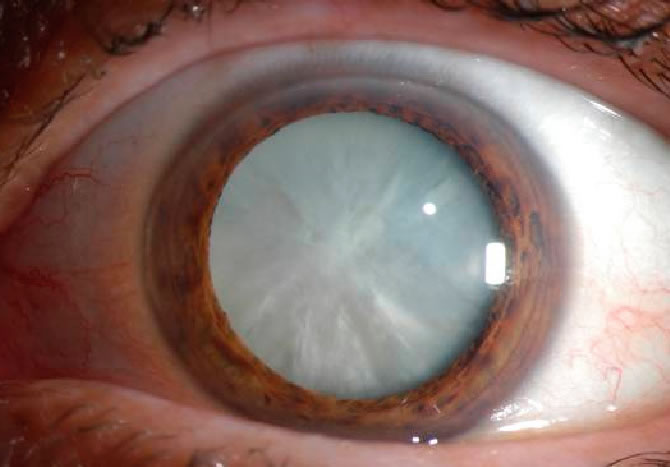
#> input picture cataract.jpg, 670 x 467 px
$ python eye.py   (older library calls are emulated)
#> lines starting #> are read from the running program, lines starting #| are printed output that depends on the picture; after the words box and inside, x2 and y2 are one past the last pixel; in counts of white or black regions, pixels touching at a corner belong together
import cv2
import numpy as np

img = cv2.imread("cataract.jpg");
#> img is the input picture: shape (467, 670, 3); mean B, G, R 103.6, 110.1, 136.5
input = cv2.imread("cataract.jpg");

green = img[:,:,1]
g_inv = cv2.bitwise_not(green)
clahe = cv2.createCLAHE(clipLimit=2.0, tileGridSize=(8,8))
cl_img = clahe.apply(g_inv)


kernel = np.ones((51,51),np.uint8)
kernel_small = np.ones((5,5),np.uint8)
opening = cv2.morphologyEx(cl_img, cv2.MORPH_OPEN, cv2.getStructuringElement( cv2.MORPH_ELLIPSE,(91,91)))
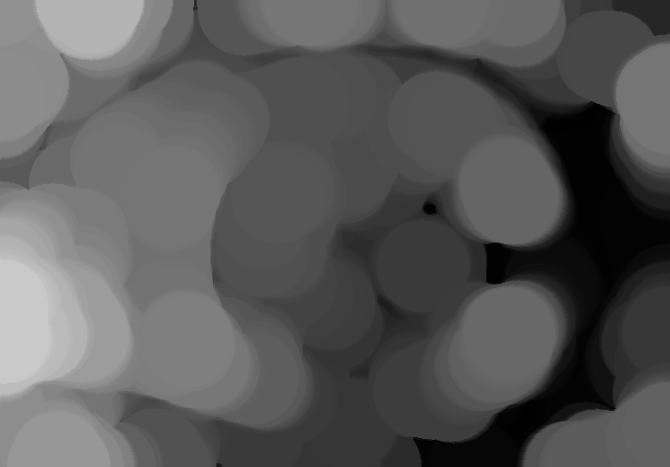
#> opening: shape (467, 670); min 1, max 201, mean 89.3

godisk = cv2.subtract(cl_img,opening)
kernel_tiny = np.ones((2,2),np.uint8)
erode1  = cv2.erode(godisk,kernel_small)
dilate1  = cv2.dilate(erode1,kernel_tiny)
med_img  = cv2.medianBlur(godisk,13);

kernel2 = np.ones((91,91),np.uint8)
background = cv2.morphologyEx(med_img, cv2.MORPH_OPEN, kernel2)
I2 = cv2.subtract(med_img,background)
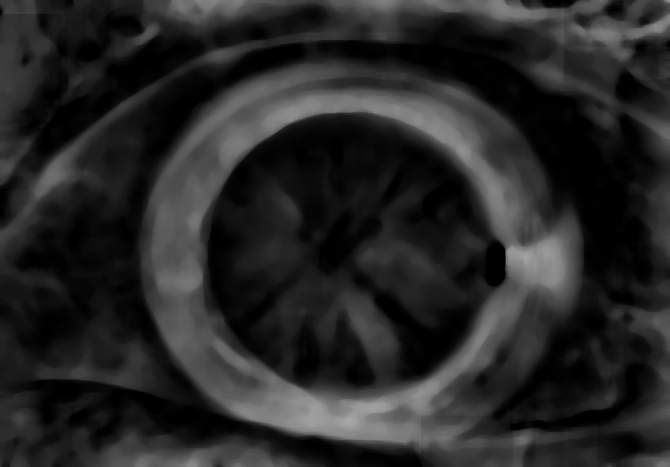
#> I2: shape (467, 670); min 0, max 166, mean 38.9

# equalize the histogram of the Y channel
eq_I2 = cv2.equalizeHist(I2)
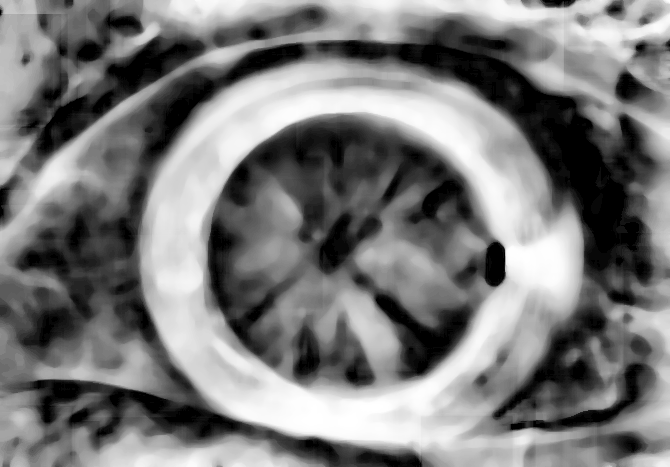
#> eq_I2: shape (467, 670); min 0, max 255, mean 121.8

ret1,thr = cv2.threshold(eq_I2,238,255,cv2.THRESH_BINARY)
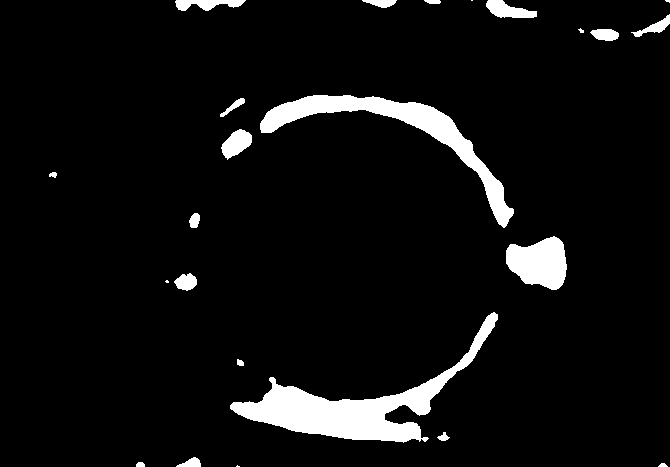
#> thr: shape (467, 670); 6.1% white; 24 white regions (5 under 20 px), largest, box (x1, y1, x2, y2) and area: (230, 312, 498, 443) 8021, (260, 95, 514, 228) 5459, (506, 236, 567, 290) 2350

kernel = np.ones((3,3), 'uint8')
dil = cv2.dilate(thr, kernel)
#> dil: shape (467, 670); 7.2% white; 24 white regions (3 under 20 px)
cv2.namedWindow("BV",cv2.WINDOW_NORMAL);
cv2.imshow("BV",dil)

im2, contours, hierarchy = cv2.findContours(thr,cv2.RETR_TREE,cv2.CHAIN_APPROX_SIMPLE)
#> contours = 24 contours, 6 with area under 20; largest, box (x1, y1, x2, y2) and area: (230, 312, 498, 443) 7660, (260, 95, 514, 228) 5161, (506, 236, 567, 290) 2262, (221, 129, 252, 160) 534, (486, 0, 537, 18) 506
mask = np.ones(dil.shape[:2], dtype="uint8") * 255

connectivity = 4
# Perform the operation
output = cv2.connectedComponentsWithStats(dil, connectivity, cv2.CV_32S)
# Get the results
# The first cell is the number of labels
num_labels = output[0]
#> num_labels = 25
# The second cell is the label matrix
labels = output[1]
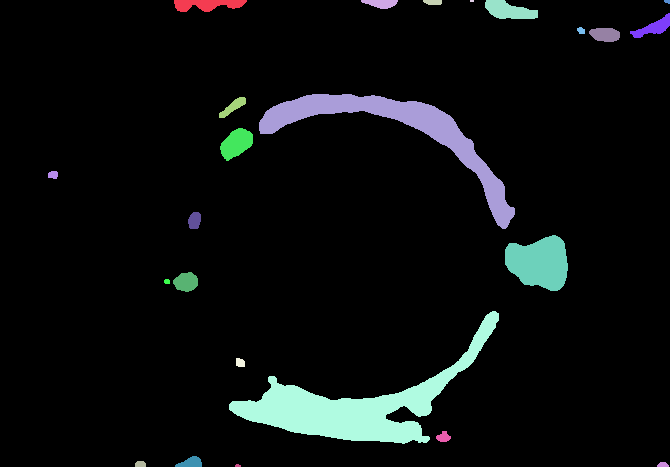
#> labels: shape (467, 670) int32; 25 distinct labels, from 0 to 24; one colour per label, 0 black
# The third cell is the stat matrix
stats = output[2]
#> stats = 25 rows, first 6: [0, 0, 670, 467, 290454], [174, 0, 73, 12, 604], [361, 0, 37, 9, 233], [423, 0, 19, 5, 85], [470, 0, 4, 2, 8], [485, 0, 53, 19, 691]

area1 = stats[labels, cv2.CC_STAT_AREA]
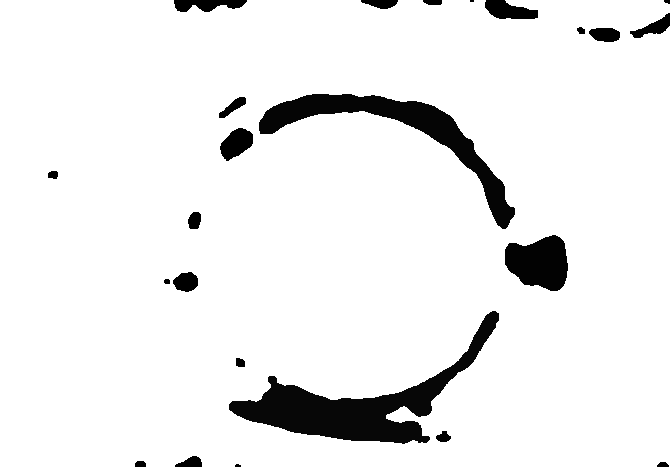
#> area1: shape (467, 670) int32; min 8, max 290454, mean 270041; drawn with min black and max white
print(area1)
#> (printed output is left out)
print(len(output))
#| 4

for cnt in contours:
    area = cv2.arcLength(cnt,True)

    if area < 50:
        cv2.drawContours(mask, [cnt], -1, 0, -1)
#> this loop made 24 passes
#> area on passes 3, 4, 5, 6, 7, 9, 10, 11, 12, 13, 14, 15: 21.66, 58.38, 32.97, 21.66, 831, 65.6, 198.3, 40.97, 21.9, 95.4, 66.43, 690.9
#> (cnt, area) on pass 2: ([[661, 463], [658, 466], [667, 466], [664, 463]], 20.49)
#> mask: shape (467, 670); 99.9% white; 12 black regions (5 under 20 px), largest, box (x1, y1, x2, y2) and area: (189, 213, 200, 228) 126, (437, 432, 450, 441) 63, (424, 0, 441, 4) 57

# remove the contours from the image and show the resulting images
dil = cv2.bitwise_and(dil, dil, mask=mask)
#> dil: shape (467, 670); 7% white; 24 white regions (4 under 20 px), largest, box (x1, y1, x2, y2) and area: (229, 311, 499, 444) 9016, (259, 94, 515, 229) 6294, (505, 235, 568, 291) 2592

cv2.drawContours(img,contours,-1,(0,255,0),3)
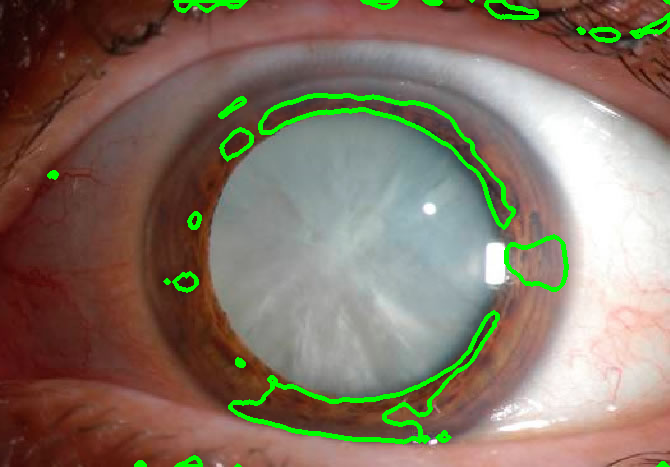
#> img: shape (467, 670, 3); mean B, G, R 101.6, 117, 133.1
cv2.namedWindow("Blood_Vessels_overlapped",cv2.WINDOW_NORMAL);
cv2.imshow("Blood_Vessels_overlapped",img)
cv2.waitKey(0);
